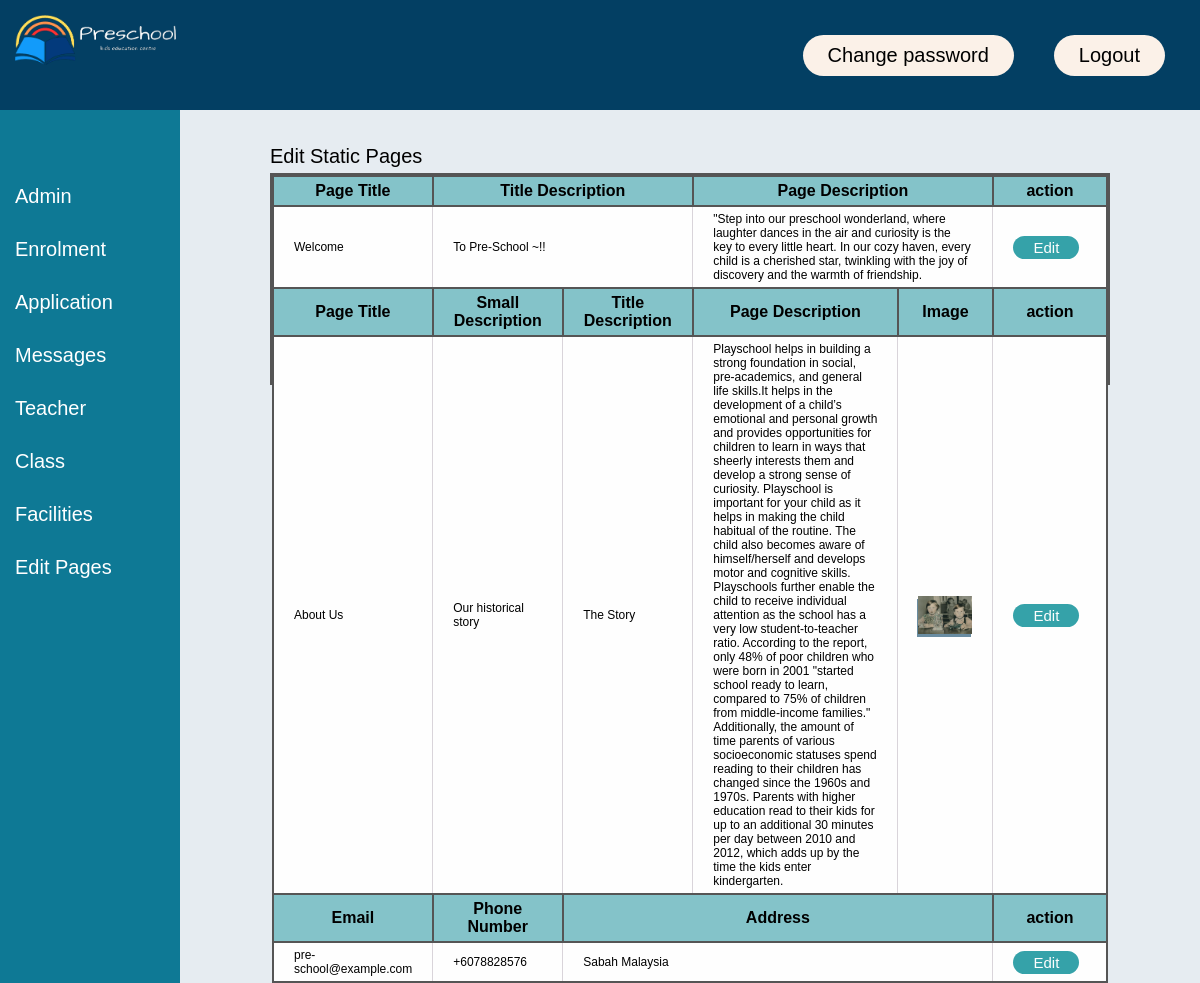
Page /editpages/editpages.php (signed in) on the committed database.
### tables this page shows
CREATE TABLE `page` (
  `page_id` int(11) NOT NULL,
  `pagetype` varchar(120) DEFAULT NULL,
  `pageTitle` varchar(120) DEFAULT NULL,
  `smallDescription` varchar(120) DEFAULT NULL,
  `titleDescription` varchar(120) DEFAULT NULL,
  `pageDescription` text DEFAULT NULL,
  `img_path` varchar(50) DEFAULT NULL
);

CREATE TABLE `footer` (
  `ft_id` int(11) NOT NULL,
  `email` varchar(120) DEFAULT NULL,
  `phoneNumber` varchar(120) DEFAULT NULL,
  `address` varchar(120) DEFAULT NULL
);

### editpages/editpages.php (the view, shortened to what this page needs)
<?php
include("../config.php");
?>
<!DOCTYPE html>
<html lang="en">
<head>
    <link rel="stylesheet" href="../css/editpages.css">
    <link rel="stylesheet" href="../css/admin_header.css">
</head>
<body onload="makeTableScroll();">
    <?php include('../admin_header.php');?>
    <div class="pages_container">
        <h1>Edit Static Pages</h1>
        <div class="scrolling_table" >
            <table id="pages_table" class="pages_table" >
            <thead>
                <th style="width:5%">Page Title</th>
                <th style="width:5%" colspan="2">Title Description</th>
                <th style="width:85%" colspan="2">Page Description</th>
                <th style="width:5%">action</th>
            </thead>
                <?php
                    $sql =  "SELECT * FROM page where pagetype='homepage'";
                    $result = mysqli_query($conn, $sql);
                    while($row =mysqli_fetch_assoc($result)){
                        echo "<tr>";
                        echo "<td>" . $row["pageTitle"] . "</td>
                        <td colspan=2>" . $row["titleDescription"] . "</td>
                        <td colspan=2>" . $row["pageDescription"] . "</td>";
                        echo '<td class="pages_button_action"> <a href="homepage_edit.php?pagetype=homepage">Edit</a>&nbsp;&nbsp;';
                        echo "</tr>" . "\n\t\t";
                    }
                ?>
            <thead>
                <th style="width:5%">Page Title</th>
                <th style="width:5%">Small Description</th>
                <th style="width:5%">Title Description</th>
                <th style="width:65%">Page Description</th>
                <th style="width:15%">Image</th>
                <th style="width:5%">action</th>
            </thead>
                <?php
                    $sql =  "SELECT * FROM page where pagetype='aboutus'";
                    $result = mysqli_query($conn, $sql);
                    while($row =mysqli_fetch_assoc($result)){
                        echo "<tr>";
                        echo "<td>" . $row["pageTitle"] . "</td>
                        <td>" . $row["smallDescription"] . "</td>
                        <td>" . $row["titleDescription"] . "</td>
                        <td>" . $row["pageDescription"] . "</td>";
                        echo '<td>
                        <div class="pages_pic_div">
                            <img src="../images/'. $row["img_path"]. '">
                        </div>
                        </td>';
                        echo '<td class="pages_button_action"> <a href="aboutus_edit.php?id=' . $row["page_id"] . '">Edit</a>&nbsp;&nbsp;';
                        echo "</tr>" . "\n\t\t";
                    }
                ?>
            <thead>
                <th>Email</th>
                <th>Phone Number</th>
                <th colspan="3">Address</th>
                <th >action</th>
            </thead>
                <?php
                    $sqli =  "SELECT * FROM footer";
                    $data= mysqli_query($conn, $sqli);
                    while($row =mysqli_fetch_assoc($data)){
                        echo "<tr>";
                        echo "<td>". $row["email"] . "</td>
                        <td>" . $row["phoneNumber"] . "</td>
                        <td colspan=3>" . $row["address"] . "</td>";
                        echo '<td class="pages_button_action"> <a href="footer_edit.php?id=' . $row["ft_id"] . '">Edit</a>&nbsp;&nbsp;';
                        echo "</tr>" . "\n\t\t";
                    }
                ?>
            </table>
        </div>
        <br>
    </div>
    </body>
</html>

### css/editpages.css (style rules this page uses)
.pages_container { width: 70%; margin-left: 22.5%; margin-right: 7.5%; padding-top: 30px; }
.pages_container h1 { width: 100%; height: 50%; margin: 5px; margin-left: auto; margin-right: auto; text-align: left; font-size: 20px; font-weight: normal; }
.scrolling_table { border: solid 2px #555; }
.pages_table { width: 100%; margin-left: auto; margin-right: auto; border-collapse: collapse; font-size: 12px; border: solid 2px #555; }
.pages_table th, td { padding: 5px 20px; border: solid 2px #555; color: black; background-color: #fefefe; }
.pages_table th { background-color: #84c3c9; font-size: 16px; font-weight: bold; }
.pages_table td { border: solid 1px #d9d4da; }
.pages_pic_div { display: flex; flex-direction: column; width: 100%; text-align: center; }
.pages_table img { width: 100%; height: 100%; margin: 10px 0px; box-shadow: -1px 3px #698ca1; }
.pages_button_action a { padding: 3px 20px; text-align: center; background-color: #35a2a9; border: none; border-radius: 50px; text-decoration: none; font-size: 15px; color: #fefefe; }

### css/admin_header.css (style rules this page uses)
html { height: 100%; }
body { font-family: "Montserrat", sans-serif; font-weight: 500; font-size: 20px; text-decoration: none; box-sizing: border-box; height: 100%; margin: 0; padding: 0; background-color: #e6ecf1; }

### rows in the picture
page: pageTitle "Welcome", titleDescription "To Pre-School ~!!", pageDescription "\"Step into our preschool wonderland, where laughter dances in the air and curiosity is the key to every little heart. In our cozy haven, every child is a cherished star, twinkling with the joy of discovery and the warmth of friendship."
page: pageTitle "About Us", smallDescription "Our historical story", titleDescription "The Story", pageDescription "Playschool helps in building a strong foundation in social, pre-academics, and general life skills.It helps in the development of a child’s emotional and personal growth and provides opportunities for children to learn in ways that sheerly interests them and develop a strong sense of curiosity. Playschool is important for your child as it helps in making the child habitual of the routine. The child also becomes aware of himself/herself and develops motor and cognitive skills. Playschools further enable the child to receive individual attention as the school has a very low student-to-teacher ratio. According to the report, only 48% of poor children who were born in 2001 \"started school ready…", img_path (picture)
footer: email "pre-school@example.com", phoneNumber "+6078828576", address "Sabah Malaysia"
